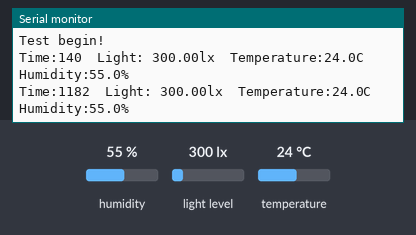
Simulated run of this sketch. Board: Arduino Uno, built with avr-gcc and run on an emulated ATmega328P. Parts: the last lines printed to the serial monitor. The test bench sets the inputs (shaded band); at power-on: humidity 55 %, light level 300 lx, temperature 24 °C.

Above: at 1.3 s.
1.4 s: humidity set to 22 %
At 2.7 s:
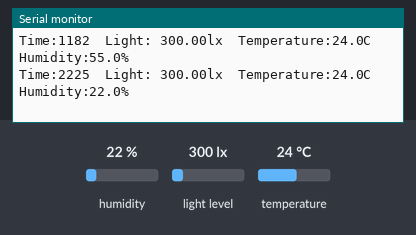
2.9 s: light level set to 40 lx
At 4.1 s:
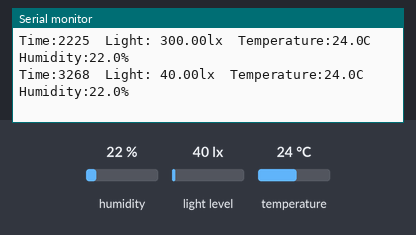
4.4 s: temperature set to 12 °C
At 4.4 s:
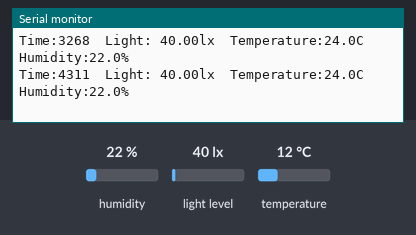
Timing chart, 0 to 7.4 s (numbered marks = the images above; inputs shaded):
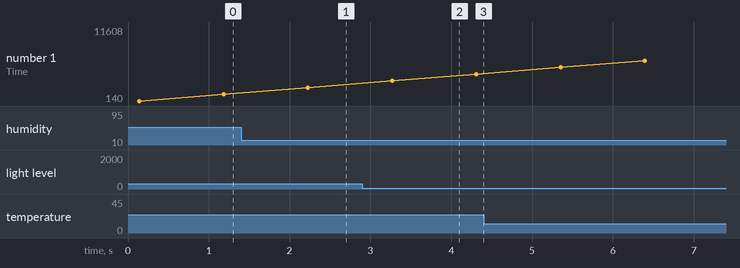

The sketch:

sht20_gy30.ino
```cpp
/*

  Example of BH1750 library usage.

  This example initialises the BH1750 object using the default high resolution
  continuous mode and then makes a light level reading every second.

  Connection:

    VCC -> 3V3 or 5V
    GND -> GND
    SCL -> SCL (A5 on Arduino Uno, Leonardo, etc or 21 on Mega and Due, on esp8266 free selectable)
    SDA -> SDA (A4 on Arduino Uno, Leonardo, etc or 20 on Mega and Due, on esp8266 free selectable)
    ADD -> (not connected) or GND

  ADD pin is used to set sensor I2C address. If it has voltage greater or equal to
  0.7VCC voltage (e.g. you've connected it to VCC) the sensor address will be
  0x5C. In other case (if ADD voltage less than 0.7 * VCC) the sensor address will
  be 0x23 (by default).

*/


#include <Wire.h>
#include <BH1750.h>
#include "DFRobot_SHT20.h"

BH1750 lightMeter;
DFRobot_SHT20    sht20;


void setup() {

  Serial.begin(9600);

  // Initialize the I2C bus (BH1750 library doesn't do this automatically)
  Wire.begin();
  // On esp8266 you can select SCL and SDA pins using Wire.begin(D4, D3);

  lightMeter.begin();
  sht20.initSHT20();                                  // Init SHT20 Sensor
  delay(100);
  sht20.checkSHT20();

  Serial.println(F("Test begin!"));

}


void loop() {
  float humd = sht20.readHumidity();                  // Read Humidity
  float temp = sht20.readTemperature();               // Read Temperature
  float lux = lightMeter.readLightLevel();
  Serial.print("Time:");
  Serial.print(millis());
  Serial.print("  Light: ");
  Serial.print(lux);
  Serial.print("lx");
  Serial.print("  Temperature:");
  Serial.print(temp, 1);
  Serial.print("C");
  Serial.print("  Humidity:");
  Serial.print(humd, 1);
  Serial.print("%");
  Serial.println();
  delay(1000);

}
```

Measured:
- after the input at 1.4 s, the serial monitor: prints a new line after 0.83 s (image 1)
- after the input at 2.9 s, the serial monitor: prints a new line after 0.37 s (image 2)
